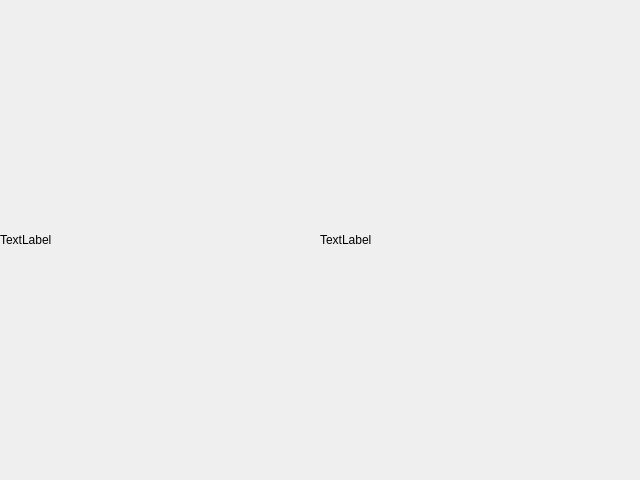
<?xml version="1.0" encoding="UTF-8"?>
<ui version="4.0">
 <class>MainWindow</class>
 <widget class="QMainWindow" name="MainWindow">
  <property name="geometry">
   <rect>
    <x>0</x>
    <y>0</y>
    <width>640</width>
    <height>480</height>
   </rect>
  </property>
  <property name="windowTitle">
   <string>MainWindow</string>
  </property>
  <widget class="QWidget" name="centralwidget">
   <layout class="QGridLayout" name="gridLayout">
    <property name="leftMargin">
     <number>0</number>
    </property>
    <property name="topMargin">
     <number>0</number>
    </property>
    <property name="rightMargin">
     <number>0</number>
    </property>
    <property name="bottomMargin">
     <number>0</number>
    </property>
    <property name="spacing">
     <number>0</number>
    </property>
    <item row="0" column="0">
     <widget class="QWidget" name="widget" native="true">
      <layout class="QVBoxLayout" name="verticalLayout">
       <property name="spacing">
        <number>0</number>
       </property>
       <property name="leftMargin">
        <number>0</number>
       </property>
       <property name="topMargin">
        <number>0</number>
       </property>
       <property name="rightMargin">
        <number>0</number>
       </property>
       <property name="bottomMargin">
        <number>0</number>
       </property>
       <item>
        <widget class="QLabel" name="label">
         <property name="text">
          <string>TextLabel</string>
         </property>
        </widget>
       </item>
      </layout>
     </widget>
    </item>
    <item row="0" column="1">
     <widget class="QWidget" name="widget_2" native="true">
      <layout class="QVBoxLayout" name="verticalLayout_2">
       <property name="spacing">
        <number>0</number>
       </property>
       <property name="leftMargin">
        <number>0</number>
       </property>
       <property name="topMargin">
        <number>0</number>
       </property>
       <property name="rightMargin">
        <number>0</number>
       </property>
       <property name="bottomMargin">
        <number>0</number>
       </property>
       <item>
        <widget class="QLabel" name="label_2">
         <property name="text">
          <string>TextLabel</string>
         </property>
        </widget>
       </item>
      </layout>
     </widget>
    </item>
   </layout>
  </widget>
 </widget>
 <resources/>
 <connections/>
</ui>
